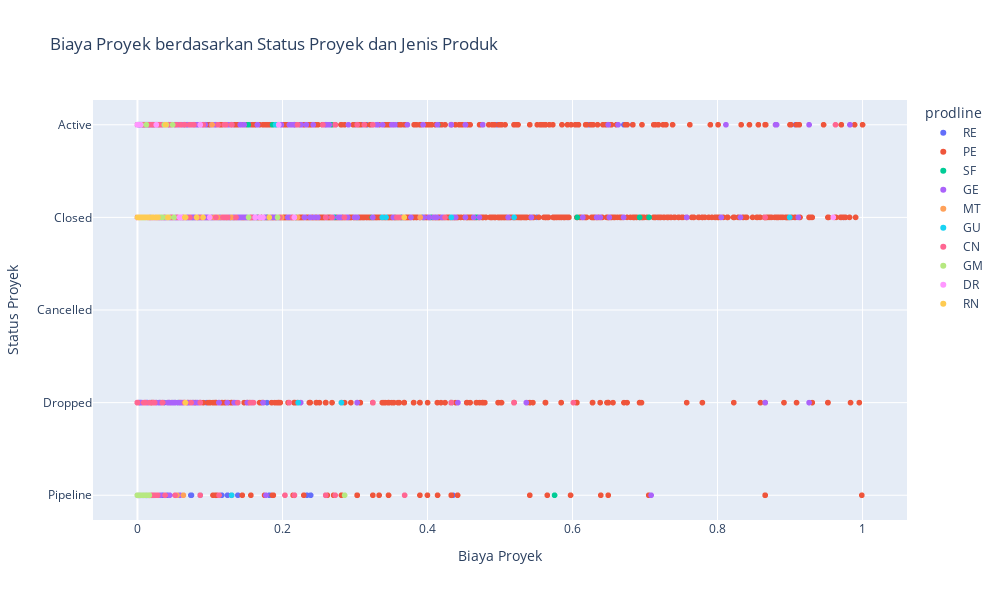

Notebook cell for this chart:
### Code cell
# Visualisasi scatter plot untuk melihat hubungan antara lendprojectcost, projectstatusdisplay, dan prodline
fig = px.scatter(data, x='lendprojectcost', y='projectstatusdisplay', color='prodline',
                 title='Biaya Proyek berdasarkan Status Proyek dan Jenis Produk',
                 labels={'lendprojectcost': 'Biaya Proyek', 'projectstatusdisplay': 'Status Proyek'},
                 category_orders={'projectstatusdisplay': ['Active', 'Closed', 'Cancelled', 'Dropped', 'Pipeline']},
                 width=1000, height=600)
fig.show()

### Figure 1 — Plotly figure (JSON) as saved in the notebook; plotly's stock layout.template omitted (floating-point values rounded to 4 significant figures; data arrays with more than 128 entries replaced by an {"elided": "..."} marker saying what was removed)
{"data": [{"hovertemplate": "prodline=RE<br>Biaya Proyek=%{x}<br>Status Proyek=%{y}<extra></extra>", "legendgroup": "RE", "marker": {"color": "#636efa", "symbol": "circle"}, "mode": "markers", "name": "RE", "showlegend": true, "type": "scattergl", "x": {"elided": "2200 float values"}, "xaxis": "x", "y": {"elided": "2200 str values"}, "yaxis": "y"}, {"hovertemplate": "prodline=PE<br>Biaya Proyek=%{x}<br>Status Proyek=%{y}<extra></extra>", "legendgroup": "PE", "marker": {"color": "#EF553B", "symbol": "circle"}, "mode": "markers", "name": "PE", "showlegend": true, "type": "scattergl", "x": {"elided": "4946 float values"}, "xaxis": "x", "y": {"elided": "4946 str values"}, "yaxis": "y"}, {"hovertemplate": "prodline=SF<br>Biaya Proyek=%{x}<br>Status Proyek=%{y}<extra></extra>", "legendgroup": "SF", "marker": {"color": "#00cc96", "symbol": "circle"}, "mode": "markers", "name": "SF", "showlegend": true, "type": "scattergl", "x": {"elided": "194 float values"}, "xaxis": "x", "y": {"elided": "194 str values"}, "yaxis": "y"}, {"hovertemplate": "prodline=GE<br>Biaya Proyek=%{x}<br>Status Proyek=%{y}<extra></extra>", "legendgroup": "GE", "marker": {"color": "#ab63fa", "symbol": "circle"}, "mode": "markers", "name": "GE", "showlegend": true, "type": "scattergl", "x": {"elided": "566 float values"}, "xaxis": "x", "y": {"elided": "566 str values"}, "yaxis": "y"}, {"hovertemplate": "prodline=MT<br>Biaya Proyek=%{x}<br>Status Proyek=%{y}<extra></extra>", "legendgroup": "MT", "marker": {"color": "#FFA15A", "symbol": "circle"}, "mode": "markers", "name": "MT", "showlegend": true, "type": "scattergl", "x": [0.01844, 0.01078, 0.103, 0.008224, 0.01571, 0.01203, 0.04225, 0.002424, 0.05692, 0.006493, 0.02597, 0.2164, 0.01073, 0.0171, 0.3593, 0.1991, 0.4328, 0, 0.06493, 0.1299, 0.01645, 0.106, 0.1082, 0.02337, 0.39, 0.01731, 0.2164, 0.01602, 0.1169, 0.1004, 0.01948, 0.2208, 0.01818, 0.1108, 0.02597, 0.02684, 0.04718, 0.08137, 0.006926, 0.006493, 0.0277, 0.002597, 0.01731, 0.007055, 0.0008657, 0.05021, 0.06337, 0.05454, 0.01866], "xaxis": "x", "y": ["Active", "Active", "Active", "Active", "Active", "Active", "Closed", "Closed", "Closed", "Closed", "Closed", "Closed", "Closed", "Closed", "Closed", "Closed", "Closed", "Closed", "Closed", "Closed", "Closed", "Closed", "Closed", "Closed", "Closed", "Closed", "Closed", "Closed", "Closed", "Closed", "Closed", "Closed", "Closed", "Closed", "Closed", "Closed", "Closed", "Closed", "Closed", "Closed", "Closed", "Closed", "Closed", "Closed", "Closed", "Closed", "Pipeline", "Pipeline", "Pipeline"], "yaxis": "y"}, {"hovertemplate": "prodline=GU<br>Biaya Proyek=%{x}<br>Status Proyek=%{y}<extra></extra>", "legendgroup": "GU", "marker": {"color": "#19d3f3", "symbol": "circle"}, "mode": "markers", "name": "GU", "showlegend": true, "type": "scattergl", "x": [0.02164, 0.1905, 0.3428, 0.3376, 0.8995, 0.5194, 0.4328, 0, 0.1299, 0.08657, 0.2813, 0.4328, 0.2216], "xaxis": "x", "y": ["Active", "Active", "Closed", "Closed", "Closed", "Closed", "Closed", "Dropped", "Pipeline", "Pipeline", "Dropped", "Dropped", "Dropped"], "yaxis": "y"}, {"hovertemplate": "prodline=CN<br>Biaya Proyek=%{x}<br>Status Proyek=%{y}<extra></extra>", "legendgroup": "CN", "marker": {"color": "#FF6692", "symbol": "circle"}, "mode": "markers", "name": "CN", "showlegend": true, "type": "scattergl", "x": {"elided": "222 float values"}, "xaxis": "x", "y": {"elided": "222 str values"}, "yaxis": "y"}, {"hovertemplate": "prodline=GM<br>Biaya Proyek=%{x}<br>Status Proyek=%{y}<extra></extra>", "legendgroup": "GM", "marker": {"color": "#B6E880", "symbol": "circle"}, "mode": "markers", "name": "GM", "showlegend": true, "type": "scattergl", "x": {"elided": "140 float values"}, "xaxis": "x", "y": {"elided": "140 str values"}, "yaxis": "y"}, {"hovertemplate": "prodline=DR<br>Biaya Proyek=%{x}<br>Status Proyek=%{y}<extra></extra>", "legendgroup": "DR", "marker": {"color": "#FF97FF", "symbol": "circle"}, "mode": "markers", "name": "DR", "showlegend": true, "type": "scattergl", "x": [0.004328, 0.0002597, 0.1688, 0.1948, 0.003896, 0, 0.02597, 0.0606, 0, 0.08657, 0.02251, 0.058, 0.1731, 0.1623, 0.01212, 0.2164, 0, 0.09955, 0, 0, 0.9596], "xaxis": "x", "y": ["Active", "Active", "Closed", "Active", "Closed", "Closed", "Active", "Closed", "Closed", "Active", "Closed", "Closed", "Closed", "Closed", "Closed", "Closed", "Closed", "Closed", "Closed", "Active", "Closed"], "yaxis": "y"}, {"hovertemplate": "prodline=RN<br>Biaya Proyek=%{x}<br>Status Proyek=%{y}<extra></extra>", "legendgroup": "RN", "marker": {"color": "#FECB52", "symbol": "circle"}, "mode": "markers", "name": "RN", "showlegend": true, "type": "scattergl", "x": [0.002987, 0.01515, 0.001342, 0.02034, 0.002381, 0.001169, 0.01039, 0.002381, 0.01385, 0.02835, 0.004588, 0.02164, 0.003809, 0.007142, 0.1818, 0.03896, 0.005627, 0.06636, 0.004328, 0.02554, 0.08181, 0.09046, 0.3679, 0.04199, 0.01082, 0, 0.06536, 0.06623], "xaxis": "x", "y": ["Closed", "Closed", "Closed", "Closed", "Closed", "Closed", "Closed", "Closed", "Closed", "Closed", "Closed", "Closed", "Closed", "Closed", "Closed", "Active", "Closed", "Closed", "Closed", "Closed", "Closed", "Closed", "Closed", "Closed", "Closed", "Closed", "Closed", "Dropped"], "yaxis": "y"}], "layout": {"height": 600, "legend": {"title": {"text": "prodline"}, "tracegroupgap": 0}, "title": {"text": "Biaya Proyek berdasarkan Status Proyek dan Jenis Produk"}, "width": 1000, "xaxis": {"anchor": "y", "domain": [0, 1], "title": {"text": "Biaya Proyek"}}, "yaxis": {"anchor": "x", "categoryarray": ["Pipeline", "Dropped", "Cancelled", "Closed", "Active"], "categoryorder": "array", "domain": [0, 1], "title": {"text": "Status Proyek"}}}}
